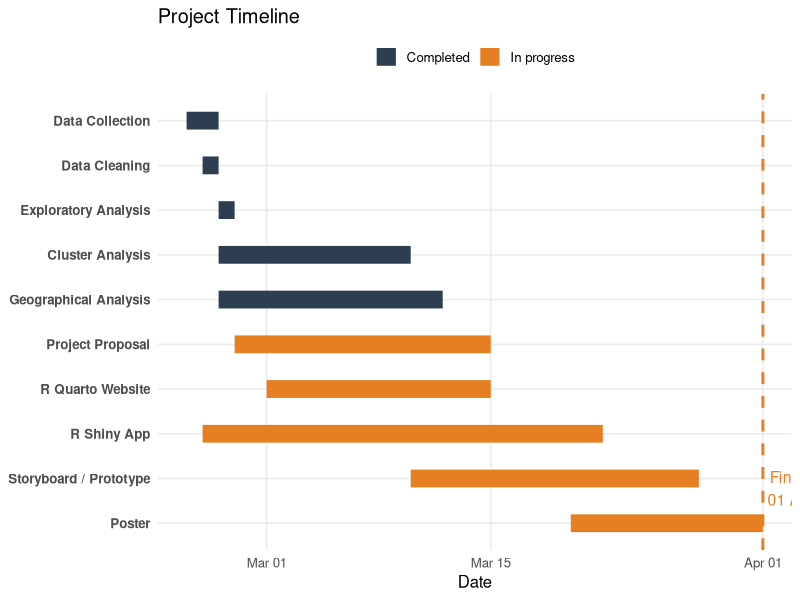

Write R code to recreate this figure.
## ---- chunk 1
#| code-fold: true
#| code-summary: "Show code"
library(tidyverse)

# 任务数据
tasks <- tibble(
  task = c(
    "Data Collection",
    "Data Cleaning",
    "Exploratory Analysis",
    "Cluster Analysis",
    "Geographical Analysis",
    "Project Proposal",
    "R Quarto Website",
    "R Shiny App",
    "Storyboard / Prototype",
    "Poster"
  ),
  start = as.Date(c(
    "2026-02-24",
    "2026-02-25",
    "2026-02-26",
    "2026-02-26",
    "2026-02-26",
    "2026-02-27",
    "2026-03-01",
    "2026-02-25",
    "2026-03-10",
    "2026-03-20"
  )),
  end = as.Date(c(
    "2026-02-26",
    "2026-02-26",
    "2026-02-27",
    "2026-03-10",
    "2026-03-12",
    "2026-03-15",
    "2026-03-15",
    "2026-03-22",
    "2026-03-28",
    "2026-04-01"
  )),
  status = c(
    "Completed",
    "Completed",
    "Completed",
    "Completed",
    "Completed",
    "In progress",
    "In progress",
    "In progress",
    "In progress",
    "In progress"
  )
)

# 为了让任务从上到下显示
tasks$task <- factor(tasks$task, levels = rev(tasks$task))

ggplot(tasks) +
  geom_segment(
    aes(x = start, xend = end, y = task, yend = task, color = status),
    linewidth = 6
  ) +
  geom_vline(
    xintercept = as.Date("2026-04-01"),
    color = "#E67E22",
    linetype = "dashed",
    linewidth = 1
  ) +
  annotate(
    "text",
    x = as.Date("2026-04-01"),
    y = 1,
    label = "Final Due\n01 Apr",
    color = "#E67E22",
    hjust = -0.1,
    vjust = -0.5,
    size = 4
  ) +
  scale_color_manual(
    values = c(
      "Completed" = "#2C3E50",
      "In progress" = "#E67E22"
    )
  ) +
  labs(
    title = "Project Timeline",
    x = "Date",
    y = NULL,
    color = NULL
  ) +
  theme_minimal(base_size = 12) +
  theme(
    legend.position = "top",
    panel.grid.minor = element_blank(),
    axis.text.y = element_text(face = "bold")
  )
